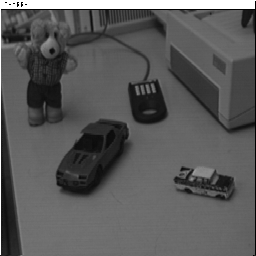
%> input picture toys21.gif, 256 x 256 px
$ octave project3.m   (GNU Octave 9; MATLAB toolbox functions it lacks are replaced by stand-ins)
%> lines starting %> are read from the running program, lines starting %| are printed output that depends on the picture
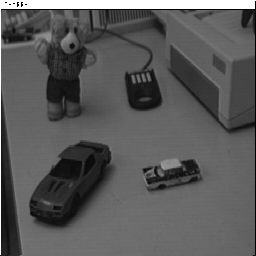
%> input picture toys22.gif, 256 x 256 px
### estimateOpticalFlowLK.m
function [im2_level, optical_flow_u, optical_flow_v] = estimateOpticalFlowLK(im_1, im_2, window_width, level)
%> called with window_width = 9, level = 2

im1 = double(im_1);
im2 = double(im_2);
im1 = (im1 - mean(im1)) / std2(im1);
im2 = (im2 - mean(im2)) / std2(im2);
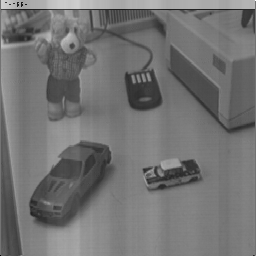
%> im2: size 256x256 double; min -3.9, max 4.75, mean 0; drawn with min black and max white
im1_pyramid = cell(1,level+1);
im2_pyramid = cell(1,level+1);
im1_pyramid{1} = im1;
im2_pyramid{1} = im2;

% pyramids
for i = 2:level+1
    im1_pyramid{i} = impyramid(im1_pyramid{i-1},'reduce');
    im2_pyramid{i} = impyramid(im2_pyramid{i-1},'reduce');
end
%> after the loop, im1_pyramid = 3 items; im2_pyramid = 3 items

prev_optical_flow_u = zeros;
prev_optical_flow_v = zeros;

% estimate optical flow
for L = level+1:-1:1
    im2_level = im2_pyramid{L};
    im1_level = im1_pyramid{L};
    [h,w] = size(im2_level);
    k = [-1 8 0 -8 1]/12;
    ix = conv2(im2_level, k, 'same');
    iy = conv2(im2_level, k', 'same');
    it = im2_level - im1_level;

    Ix2 = conv2(ix.^2, ones(window_width), 'same');
    Iy2 = conv2(iy.^2, ones(window_width), 'same');
    Ixy = conv2(ix.*iy, ones(window_width), 'same');
    Ixt = conv2(ix.*it, ones(window_width), 'same');
    Iyt = conv2(iy.*it, ones(window_width), 'same');

    optical_flow_u = zeros(h,w);
    optical_flow_v = zeros(h,w);
    thre = 0.3;
    for i = 1:h
        for j = 1:w
            A = [Ix2(i,j) Ixy(i,j); Ixy(i,j) Iy2(i,j)];
            b = -[Ixt(i,j); Iyt(i,j)];
            e = eig(A);
            if min(e) > thre
                V = A\b;
                optical_flow_v(i,j) = V(2);
                optical_flow_u(i,j) = V(1);
            end
        end
    end
    optical_flow_u = optical_flow_u + prev_optical_flow_u;
    optical_flow_v = optical_flow_v + prev_optical_flow_v;

    % interpolation
    if L > 1
        [y,x] = size(im2_pyramid{L-1});
        [X,Y] = meshgrid(1:x, 1:y);
        prev_optical_flow_u = 2 * interp2(optical_flow_u, X/2, Y/2);
        prev_optical_flow_v = 2 * interp2(optical_flow_v, X/2, Y/2);
    end

end
%> this loop made 3 passes
%> (y, x) on passes 1 to 2: (128, 128), (256, 256)
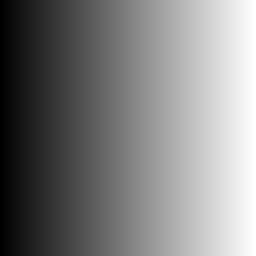
%> X: size 256x256 double; min 1, max 256, mean 128.5; drawn with min black and max white
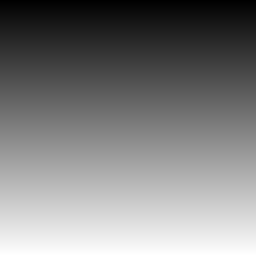
%> Y: size 256x256 double; min 1, max 256, mean 128.5; mean of the top-left, top-right, bottom-left and bottom-right quarters 64.5, 64.5, 192.5, 192.5; drawn with min black and max white
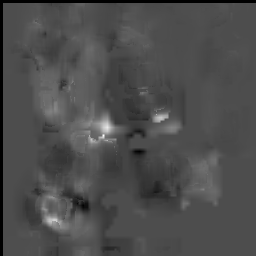
%> optical_flow_u: size 256x256 double; 2.33% of the values are NaN or infinite; the others: min -25.88, max 58.79, mean 0.421; drawn with min black, max white, NaN and infinite black
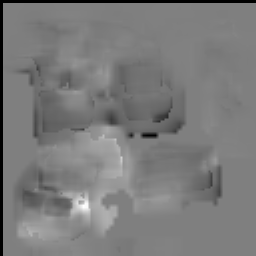
%> prev_optical_flow_v: size 256x256 double; 2.33% of the values are NaN or infinite; the others: min -40.25, max 39.95, mean -0.475; drawn with min black, max white, NaN and infinite black
%> after the loop, V = [-0.0293; -0.00995]

end

### project3.m
% Project 3 Dense Optical Flow
% Quanwei Hao, Zexi Han

% import images
% 1 toys1.gif toys2.gif
% 2 toys21.gif toys22.gif
% 3 LKTestpgm/LKTest1im1.pgm LKTestpgm/LKTest1im2.pgm
% 4 LKTestpgm/LKTest2im1.pgm LKTestpgm/LKTest2im2.pgm
% 5 LKTestpgm/LKTest3im1.pgm LKTestpgm/LKTest3im2.pgm
im_1 = imread('toys21.gif');
im_2 = imread('toys22.gif');

% parameters
level = 2;
window_width = 9;

% estimate optical flow
[im2_level, optical_flow_u, optical_flow_v] = estimateOpticalFlowLK(im_1, im_2, window_width, level);

% display optical flow
step = 5;
imshow(im_2);
[w,h] = size(optical_flow_u);
%> w = 256; h = 256
u_down = optical_flow_u(1:step:end, 1:step:end);
v_down = optical_flow_v(1:step:end, 1:step:end);

[m,n] = size(im2_level);
%> m = 256; n = 256
[X,Y] = meshgrid(1:n, 1:m);
X_down = X(1:step:end, 1:step:end);
Y_down = Y(1:step:end, 1:step:end);
hold on;
quiver(X_down, Y_down, u_down, v_down, 5);
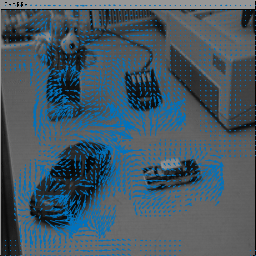
%> figure redrawn from the program's plot data
